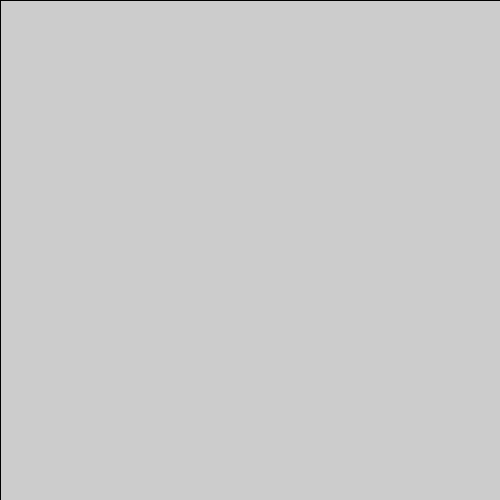
Frame 1 (no input)
Frame 60 (the mouse pressed at the canvas centre just before this capture): identical to frame 1, image omitted
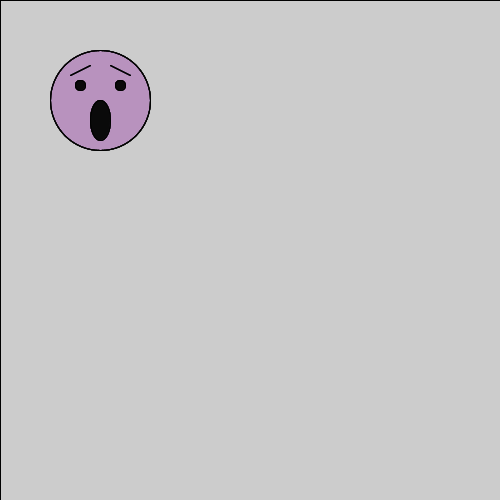
Frame 120 (the mouse held since frame 60 and released just before this capture)

The Processing sketch that drew these frames (run headless with seeded random() and noise(); from frame 60 on, the mouse is pressed at the canvas centre):

// Processing sketch: processing_144450
// ── processing_144450.pde

void setup(){
  size(500, 500);
frameRate(10);

}

void draw(){
 
 //layer start

//background(200);
fill(200, 20);
rect(0, 0, width, height);

 translate(mouseX-width/2, mouseY-height/2);
 fill(mouseX, 245, 0);

if(mousePressed == true){fill(135, 13, 142, 10);}

  ellipse(100, 100, 100, 100);
  
  fill(#0A0A0A);
  ellipse(80, 85, 10, 10);
  
fill(#0A0A0A);
  ellipse(120, 85, 10, 10);
 
  ellipse(100, 120, 20, 40);
  line(70, 75, 90, 65);
  line(130, 75, 110, 65);




}
